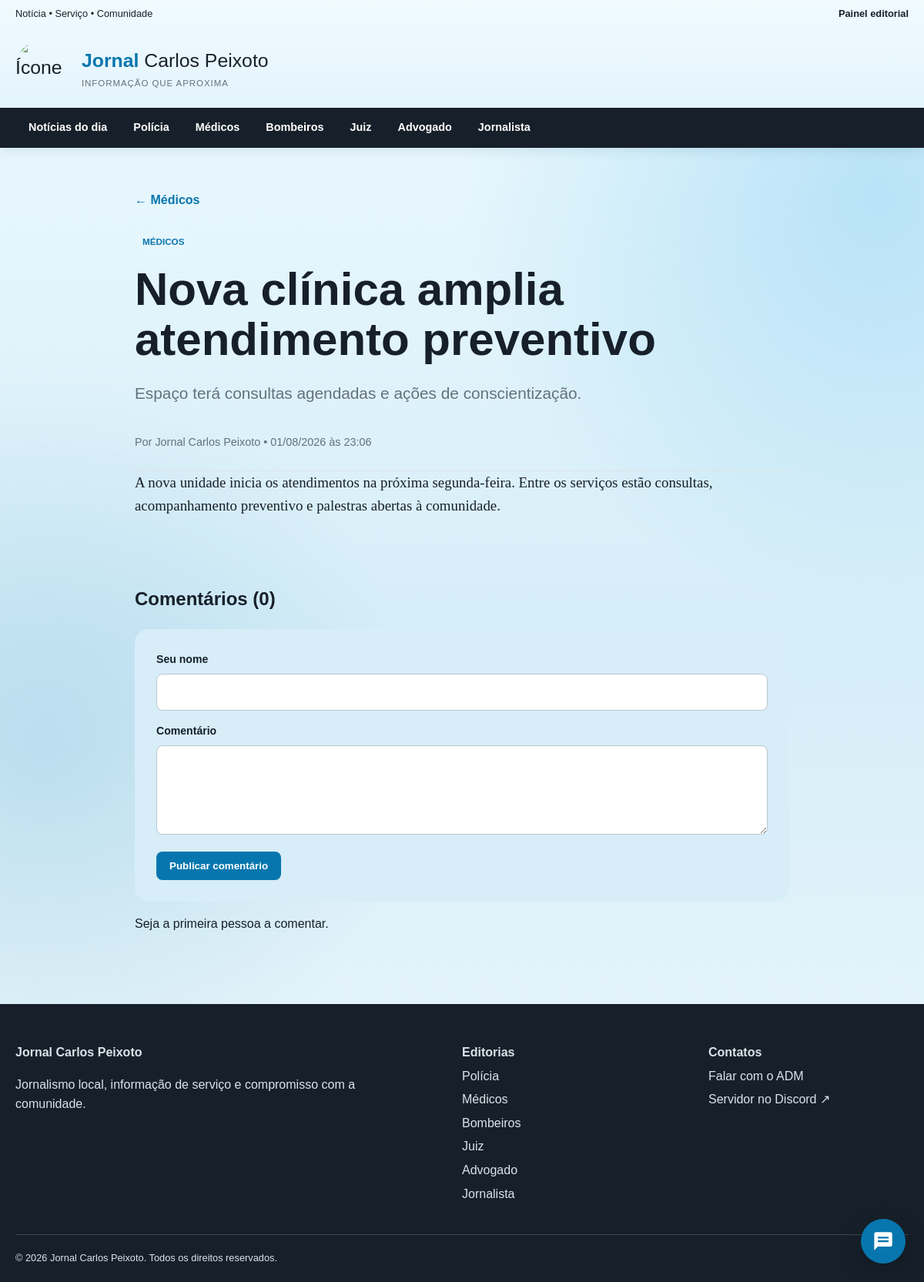
The page /noticia/3 on the database its author committed.
### app.py (models this page shows)
class News(db.Model):
    __tablename__ = "news"
    id = db.Column(db.Integer, primary_key=True)
    title = db.Column(db.String(180), nullable=False)
    summary = db.Column(db.String(350), nullable=False)
    content = db.Column(db.Text, nullable=False)
    category = db.Column(db.String(40), nullable=False, index=True)
    source_name = db.Column(db.String(120))
    source_image_mimetype = db.Column(db.String(80))
    source_image_data = db.Column(db.LargeBinary)
    image = db.Column(db.String(255))
    image_mimetype = db.Column(db.String(80))
    image_data = db.Column(db.LargeBinary)
    featured = db.Column(db.Boolean, nullable=False, default=False)
    created_at = db.Column(db.DateTime(timezone=True), nullable=False, default=utc_now)
    updated_at = db.Column(db.DateTime(timezone=True), nullable=False, default=utc_now, onupdate=utc_now)
    comments = db.relationship("Comment", back_populates="article", cascade="all, delete-orphan")

### app.py (the view, shortened to what this page needs)
@app.route("/noticia/<int:news_id>", methods=["GET", "POST"])
def news_detail(news_id):
    article = db.get_or_404(News, news_id)
    comments = db.session.execute(db.select(Comment).where(Comment.news_id == news_id).order_by(Comment.created_at.desc())).scalars().all()
    return render_template("news_detail.html", article=article, comments=comments)

### app.py (called while the page is built)
@app.context_processor
def globals_for_templates():
    return {
        "categories": CATEGORIES,
        "category_links": [{"name": name, "slug": CATEGORY_TO_SLUG[name]} for name in CATEGORIES],
        "category_slug": CATEGORY_TO_SLUG,
        "current_year": datetime.now().year,
    }

@app.template_filter("datetime_br")
def datetime_br(value):
    if not value:
        return "Sem atualização"
    if isinstance(value, str):
        try:
            value = datetime.fromisoformat(value)
        except ValueError:
            return value
    if value.tzinfo is None:
        value = value.replace(tzinfo=timezone.utc)
    return value.astimezone(BAHIA_TIMEZONE).strftime("%d/%m/%Y às %H:%M")

### templates/news_detail.html (shortened to what this page needs)
{% extends 'base.html' %}
{% block content %}
<article class="article container">
  <a class="back" href="{{ url_for('category', slug=category_slug[article.category]) }}">← {{ article.category }}</a>
  <span class="tag">{{ article.category }}</span>
  <h1>{{ article.title }}</h1>
  <p class="deck">{{ article.summary }}</p>
  <div class="byline">Por Jornal Carlos Peixoto • {{ article.created_at|datetime_br }}</div>
  <div class="article-body">
    {% for paragraph in article.content.split('\n') %}
      {% if paragraph %}<p>{{ paragraph }}</p>{% endif %}
    {% endfor %}
  </div>
</article>
<section id="comentarios" class="comments container">
  <h2>Comentários ({{ comments|length }})</h2>
  <form method="post" class="comment-form">
    <label>Seu nome<input name="author" maxlength="80" required></label>
    <label>Comentário<textarea name="content" maxlength="1000" rows="4" required></textarea></label>
    <button class="button" type="submit">Publicar comentário</button>
  </form>
  <div class="comment-list">
    {% for comment in comments %}
    <article>
      <strong>{{ comment.author }}</strong>
      <time>{{ comment.created_at|datetime_br }}</time>
      <p>{{ comment.content }}</p>
    </article>
    {% else %}
    <p>Seja a primeira pessoa a comentar.</p>
    {% endfor %}
  </div>
</section>
{% endblock %}

### static/css/style.css (style rules this page uses)
:root { --blue:#2da9e8;--blue-dark:#0876ae;--ink:#17202a;--muted:#65717d;--paper:#fbf7ed;--line:#dce4e8;--white:#fff;--red:#c43d3d;--radius:18px;--shadow:0 14px 40px rgba(19,53,71,.10) }
* { box-sizing:border-box }
html { scroll-behavior:smooth }
body { margin:0;color:var(--ink);font-family:Arial,Helvetica,sans-serif;line-height:1.6;background:#fff }
a { color:inherit;text-decoration:none }
.container { width:min(1160px,calc(100% - 32px));margin:auto }
.tag { display:inline-block;color:var(--blue-dark);background:#e6f6fd;padding:4px 10px;border-radius:999px;font-size:.73rem;font-weight:bold;text-transform:uppercase }
.article { max-width:850px;padding-top:55px }
.back { display:block;margin-bottom:28px;color:var(--blue-dark);font-weight:bold }
.article h1 { font-size:clamp(2.3rem,5vw,4rem);line-height:1.08;margin:16px 0 }
.deck { font-size:1.3rem;color:var(--muted) }
.byline { border-bottom:1px solid var(--line);padding:15px 0 25px;color:var(--muted);font-size:.9rem }
.article-body { font-family:Georgia,serif;font-size:1.18rem }
.article-body p { margin:0 0 1.4em }
.comments { max-width:850px;padding:40px 0 75px }
.comment-form,.panel { background:var(--paper);padding:28px;border-radius:var(--radius) }
label { display:block;font-weight:bold;font-size:.88rem }
input,textarea,select { width:100%;margin-top:7px;border:1px solid #b9c7ce;border-radius:8px;padding:12px;font:inherit;background:#fff }
textarea { resize:vertical }
.comment-form label+label { margin-top:15px }
.button { display:inline-block;border:0;border-radius:8px;padding:11px 17px;background:var(--blue-dark);color:#fff;font-weight:bold;cursor:pointer;margin-top:16px }

### static/css/theme.css (style rules this page uses)
:root { --site-background: #d5edf8; --site-background-light: #e8f7fd; --paper: #cfeaf7; }
body { background: var(--site-background); }
.panel, .comment-form, .chat-form, .category-admin-card { background: #d7edf8; }

### rows shown on the page
News: category "Médicos", category "MÉDICOS", title "Nova clínica amplia atendimento preventivo", summary "Espaço terá consultas agendadas e ações de conscientização.", created_at "01/08/2026 às 23:06", content "A nova unidade inicia os atendimentos na próxima segunda-feira. Entre os serviços estão consultas, acompanhamento preventivo e palestras abertas à comunidade."

### other values the page prints
{{ item.name }} "Polícia" "Médicos" "Bombeiros" "Juiz" "Advogado" "Jornalista"
{{ comments|length }} "0"
